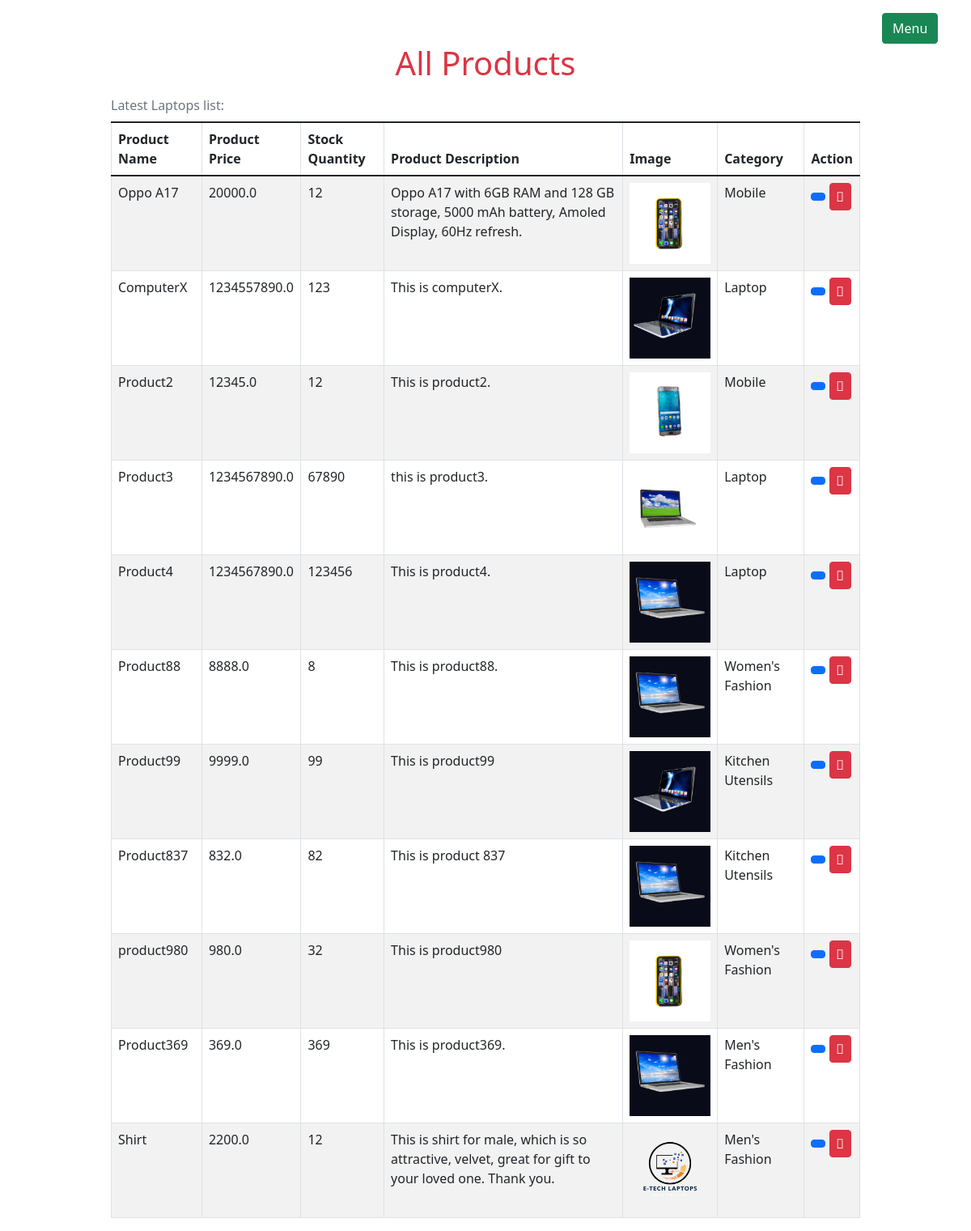
Screenshot of /products/ (signed in) with the database file from the repository.
### products/models.py (models this page shows, shortened)
class Product(models.Model): # models baata Model import gareko
    product_name=models.CharField(max_length=100)
    product_price=models.FloatField()
    stock=models.IntegerField()
    product_description=models.TextField()
    product_image=models.FileField(upload_to='static/uploads', null=True) # kunai pani field db maa pathaunu xaina vaney null=True.
    created_date=models.DateTimeField(auto_now_add=True)
    category=models.ForeignKey(Category,on_delete=models.CASCADE , null=True) # category delete vayo vane product pani sangsangai delete hunuparyo.

class Category(models.Model):
    category_name=models.CharField(max_length=100, unique=True)
    created_date=models.DateTimeField(auto_now_add=True)

### users/auth.py (the view)
    def wrapper_function(request,*args,**kwargs):
        if request.user.is_staff:
            return view_function(request,*args,**kwargs)
        else:
            return redirect('/')

### products/views.py (called while the page is built)
@login_required
@admin_only
def index(request):
    products=Product.objects.all() # product maa vayeko sabai data fetch gara
    context={
        'products':products
    }
    return render(request,'products/products.html',context)  # page load garda request, kun page maa dekhauney, ani k dekhauney.

### users/auth.py (called while the page is built)
def admin_only(view_function):
    def wrapper_function(request,*args,**kwargs):
        if request.user.is_staff:
            return view_function(request,*args,**kwargs)
        else:
            return redirect('/')
    return wrapper_function

### products/templates/products/products.html (shortened to what this page needs)
{% extends 'admins/layout.html' %}
{%load static%}
{%block main-content%}
<h1 class="text-center text-danger">All Products</h1>
<div class="container">
  <div class="row d-flex justify-content-center">
    <div class="col-md-10">
      <table class="table table-bordered table-striped caption-top">
        <caption>Latest Laptops list:</caption>
            <thead>
              <tr>
                <th>Product Name</th>
                <th>Product Price</th>
                <th>Stock Quantity</th>
                <th>Product Description</th>
                <th>Image</th>
                <th>Category </th>
                <th>Action</th>
              </tr>
            </thead>
            <tbody>
              {% for item in products%}
              <tr>
                <td>{{item.product_name}}</td>
                <td>{{item.product_price}}</td>
                <td>{{item.stock}}</td>
                <td>{{item.product_description}}</td>
                <td><img src="/{{item.product_image}}" alt="{{item.product_name}}" width="100"></td>
                <td> {{item.category.category_name}} </td>
                <td>
                  <a href="/products/updateproduct/{{item.id}}" class="btn btn-primary px-2 py-1 mb-2"></a>
                  <a href="/products/deleteproduct/{{item.id}}" class="btn btn-danger px-2 py-1 mb-2" onClick="return confirm('Are you sure want to delete this product?')"><i class="fa-solid fa-trash"></i></a>
                </td>
              </tr>
              {%endfor%}
            </tbody>
      </table>
    </div>
  </div>
</div>
{%endblock%}

### adminspage/templates/admins/layout.html (shortened to what this page needs)
<!doctype html>
<html lang="en">
<head>
  {%load static%}
  <link href="https://cdn.jsdelivr.net/npm/bootstrap@5.1.3/dist/css/bootstrap.min.css" rel="stylesheet"
>
  <link rel="stylesheet" href="https://pro.fontawesome.com/releases/v5.10.0/css/all.css"
 />
</head>
<body>
  <div class="container-fluid">
    <div class="d-flex justify-content-end">
      <div class="col-md-1 mt-3">
        <button class="btn btn-success" data-bs-toggle="offcanvas" data-bs-target="#offcanvasRight"
          aria-controls="offcanvasRight">
          Menu
        </button>
      </div>
    </div>
  </div>
  {% block main-content %}
  {% endblock %}
</body>
</html>

### rows the page displays
Product: product_name "Oppo A17", product_price "20000.0", stock "12", product_description "Oppo A17 with 6GB RAM and 128 GB storage, 5000 mAh battery, Amoled Display, 60Hz refresh.", product_image (picture), category.category_name "Mobile"
Product: product_name "ComputerX", product_price "1234557890.0", stock "123", product_description "This is computerX.", product_image (picture), category.category_name "Laptop"
Product: product_name "Product2", product_price "12345.0", stock "12", product_description "This is product2.", product_image (picture), category.category_name "Mobile"
Product: product_name "Product3", product_price "1234567890.0", stock "67890", product_description "this is product3.", product_image (picture), category.category_name "Laptop"
Product: product_name "Product4", product_price "1234567890.0", stock "123456", product_description "This is product4.", product_image (picture), category.category_name "Laptop"
Product: product_name "Product88", product_price "8888.0", stock "8", product_description "This is product88.", product_image (picture), category.category_name "Women's Fashion"
Product: product_name "Product99", product_price "9999.0", stock "99", product_description "This is product99", product_image (picture), category.category_name "Kitchen Utensils"
Product: product_name "Product837", product_price "832.0", stock "82", product_description "This is product 837", product_image (picture), category.category_name "Kitchen Utensils"
Product: product_name "product980", product_price "980.0", stock "32", product_description "This is product980", product_image (picture), category.category_name "Women's Fashion"
Product: product_name "Product369", product_price "369.0", stock "369", product_description "This is product369.", product_image (picture), category.category_name "Men's Fashion"
Product: product_name "Shirt", product_price "2200.0", stock "12", product_description "This is shirt for male, which is so attractive, velvet, great for gift to your loved one. Thank you.", product_image (picture), category.category_name "Men's Fashion"
